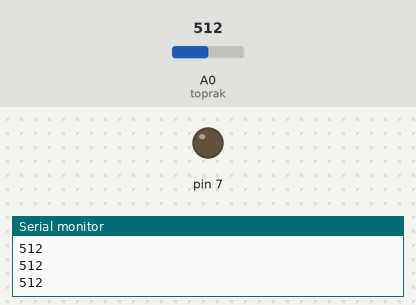
Bench run of a sketch on a simulated Arduino Uno, built with avr-gcc and run on an emulated ATmega328P. On the bench: output pins drawn as LEDs (lit = HIGH), the last lines printed to the serial monitor. The test bench sets the inputs (shaded band); at power-on: A0 (toprak) = 512.

Above: at 1.2 s.
1.3 s: A0 (toprak) set to 419
2.8 s: A0 (toprak) set to 393
At 3.3 s:
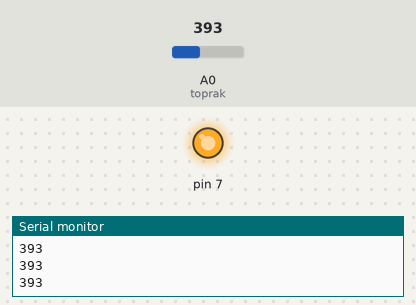
4.3 s: A0 (toprak) set to 410
At 5.5 s:
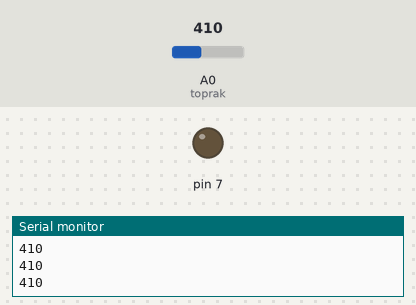
5.8 s: A0 (toprak) set to 390
At 6.8 s:
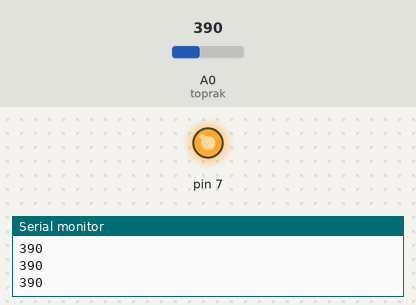
Timing chart, 0 to 8.3 s (numbered marks = the images above; inputs shaded):
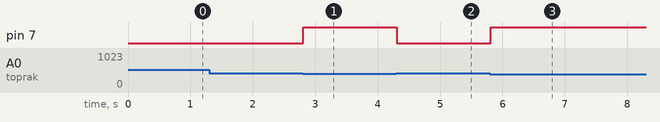

The sketch:

ornek1.ino
```cpp
const int toprak =A0;
int motor =7;
void setup() {
Serial.begin(9600);
pinMode(7,OUTPUT);
}

void loop() {
 int olcum_sonucu = analogRead(toprak);
Serial.println(olcum_sonucu);
if (olcum_sonucu <=400){
  digitalWrite(7,1);
}
else{
  digitalWrite(7,0);
}
}
```

Measured:
- the behaviour switches between 401 and 400 on A0 (toprak) (found by bisection; images 0 and 1)
- after the input at 2.8 s, pin 7: LOW → HIGH at once
- after the input at 4.3 s, pin 7: HIGH → LOW at once
- after the input at 5.8 s, pin 7: LOW → HIGH at once
